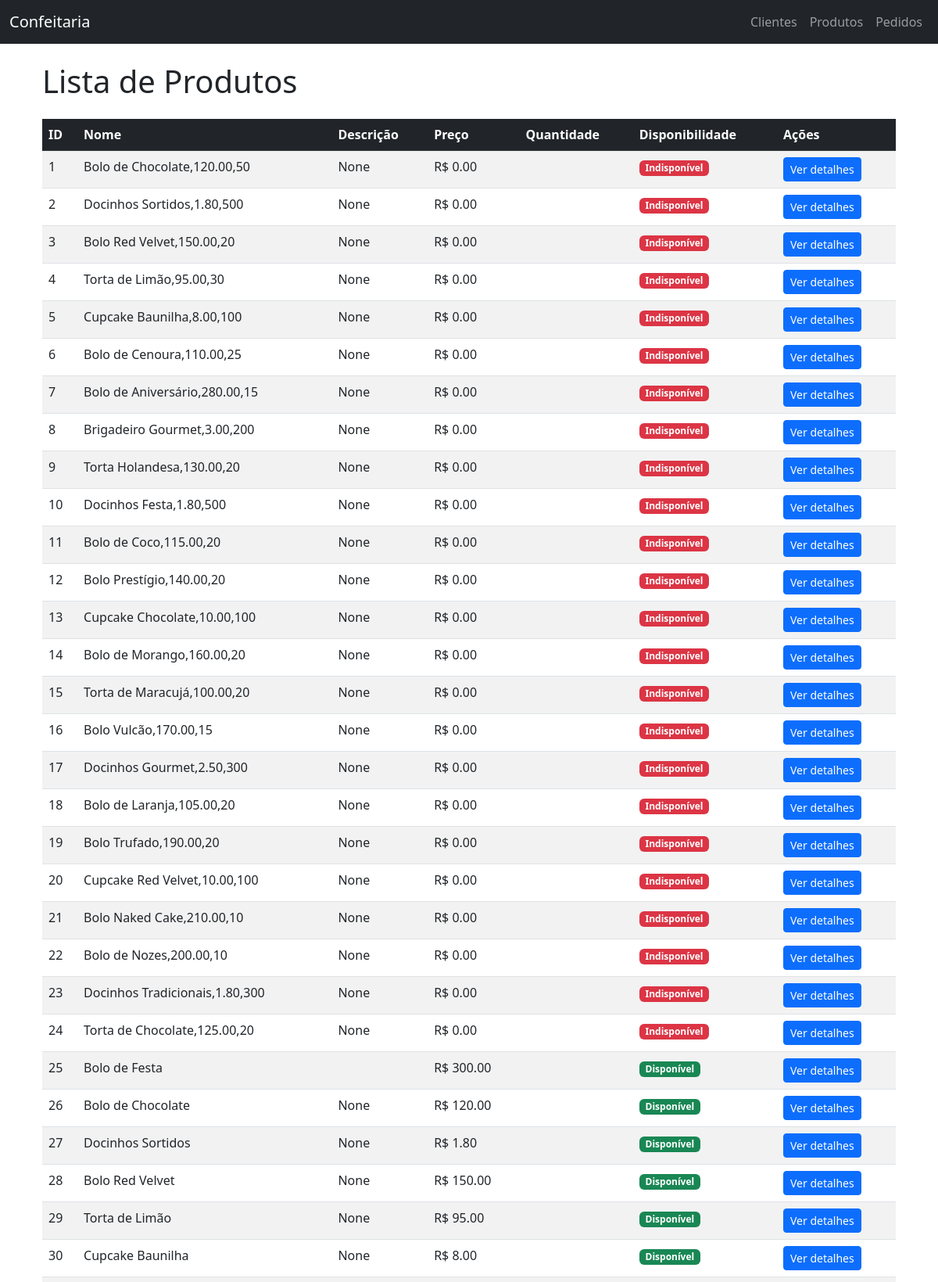
/produtos/ (upper part), run on the app's committed database.
### produtos/models.py (models this page shows, shortened)
class Produto(models.Model):
    nome = models.CharField(max_length=100)
    descricao = models.TextField(blank=True, null=True)
    preco = models.DecimalField(max_digits=8, decimal_places=2)
    disponibilidade = models.BooleanField(default=True)
    estoque = models.PositiveIntegerField(default=0)  # único campo de quantidade

### produtos/views.py (the view)
# urls.py: path('', ProdutoListView.as_view(), name='lista_produtos'),
class ProdutoListView(ListView):
    model = Produto
    template_name = 'produtos/lista_produtos.html'
    context_object_name = 'produtos'

### templates/produtos/lista_produtos.html
{% extends "base.html" %}
{% block content %}
<div class="container mt-4">
    <h1 class="mb-4">Lista de Produtos</h1>
    <table class="table table-striped table-hover">
        <thead class="table-dark">
            <tr>
                <th>ID</th>
                <th>Nome</th>
                <th>Descrição</th>
                <th>Preço</th>
                <th>Quantidade</th>
                <th>Disponibilidade</th>
                <th>Ações</th>
            </tr>
        </thead>
        <tbody>
            {% for produto in produtos %}
            <tr>
                <td>{{ produto.id }}</td>
                <td>{{ produto.nome }}</td>
                <td>{{ produto.descricao }}</td>
                <td>R$ {{ produto.preco }}</td>
                <td>{{ produto.quantidade }}</td>
                <td>
                    {% if produto.disponibilidade %}
                        <span class="badge bg-success">Disponível</span>
                    {% else %}
                        <span class="badge bg-danger">Indisponível</span>
                    {% endif %}
                </td>
                <td>
                    <a href="{% url 'detalhe_produto' produto.id %}" class="btn btn-sm btn-primary">
                        Ver detalhes
                    </a>
                </td>
            </tr>
            {% empty %}
            <tr>
                <td colspan="7" class="text-center">Nenhum produto encontrado.</td>
            </tr>
            {% endfor %}
        </tbody>
    </table>
</div>
{% endblock %}

### data on the page
Produto: id "1", nome "Bolo de Chocolate,120.00,50", descricao "None", preco "0.00", disponibilidade "Indisponível"
Produto: id "2", nome "Docinhos Sortidos,1.80,500", descricao "None", preco "0.00", disponibilidade "Indisponível"
Produto: id "3", nome "Bolo Red Velvet,150.00,20", descricao "None", preco "0.00", disponibilidade "Indisponível"
Produto: id "4", nome "Torta de Limão,95.00,30", descricao "None", preco "0.00", disponibilidade "Indisponível"
Produto: id "5", nome "Cupcake Baunilha,8.00,100", descricao "None", preco "0.00", disponibilidade "Indisponível"
Produto: id "6", nome "Bolo de Cenoura,110.00,25", descricao "None", preco "0.00", disponibilidade "Indisponível"
Produto: id "7", nome "Bolo de Aniversário,280.00,15", descricao "None", preco "0.00", disponibilidade "Indisponível"
Produto: id "8", nome "Brigadeiro Gourmet,3.00,200", descricao "None", preco "0.00", disponibilidade "Indisponível"
Produto: id "9", nome "Torta Holandesa,130.00,20", descricao "None", preco "0.00", disponibilidade "Indisponível"
Produto: id "10", nome "Docinhos Festa,1.80,500", descricao "None", preco "0.00", disponibilidade "Indisponível"
Produto: id "11", nome "Bolo de Coco,115.00,20", descricao "None", preco "0.00", disponibilidade "Indisponível"
Produto: id "12", nome "Bolo Prestígio,140.00,20", descricao "None", preco "0.00", disponibilidade "Indisponível"
Produto: id "13", nome "Cupcake Chocolate,10.00,100", descricao "None", preco "0.00", disponibilidade "Indisponível"
Produto: id "14", nome "Bolo de Morango,160.00,20", descricao "None", preco "0.00", disponibilidade "Indisponível"
Produto: id "15", nome "Torta de Maracujá,100.00,20", descricao "None", preco "0.00", disponibilidade "Indisponível"
Produto: id "16", nome "Bolo Vulcão,170.00,15", descricao "None", preco "0.00", disponibilidade "Indisponível"
Produto: id "17", nome "Docinhos Gourmet,2.50,300", descricao "None", preco "0.00", disponibilidade "Indisponível"
Produto: id "18", nome "Bolo de Laranja,105.00,20", descricao "None", preco "0.00", disponibilidade "Indisponível"
Produto: id "19", nome "Bolo Trufado,190.00,20", descricao "None", preco "0.00", disponibilidade "Indisponível"
Produto: id "20", nome "Cupcake Red Velvet,10.00,100", descricao "None", preco "0.00", disponibilidade "Indisponível"
Produto: id "21", nome "Bolo Naked Cake,210.00,10", descricao "None", preco "0.00", disponibilidade "Indisponível"
Produto: id "22", nome "Bolo de Nozes,200.00,10", descricao "None", preco "0.00", disponibilidade "Indisponível"
Produto: id "23", nome "Docinhos Tradicionais,1.80,300", descricao "None", preco "0.00", disponibilidade "Indisponível"
Produto: id "24", nome "Torta de Chocolate,125.00,20", descricao "None", preco "0.00", disponibilidade "Indisponível"
Produto: id "25", nome "Bolo de Festa", preco "300.00", disponibilidade "Disponível"
Produto: id "26", nome "Bolo de Chocolate", descricao "None", preco "120.00", disponibilidade "Disponível"
Produto: id "27", nome "Docinhos Sortidos", descricao "None", preco "1.80", disponibilidade "Disponível"
Produto: id "28", nome "Bolo Red Velvet", descricao "None", preco "150.00", disponibilidade "Disponível"
Produto: id "29", nome "Torta de Limão", descricao "None", preco "95.00", disponibilidade "Disponível"
Produto: id "30", nome "Cupcake Baunilha", descricao "None", preco "8.00", disponibilidade "Disponível"
